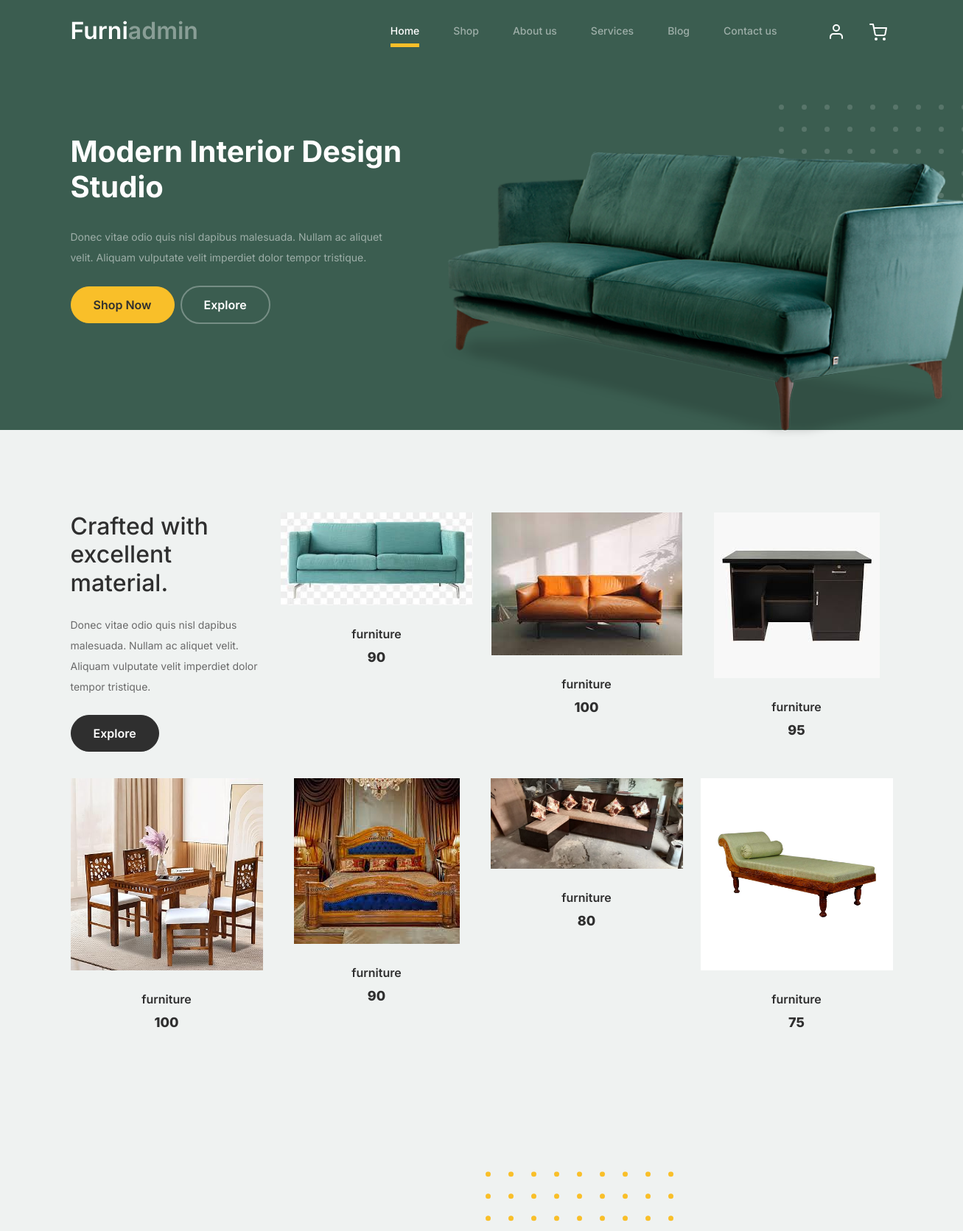
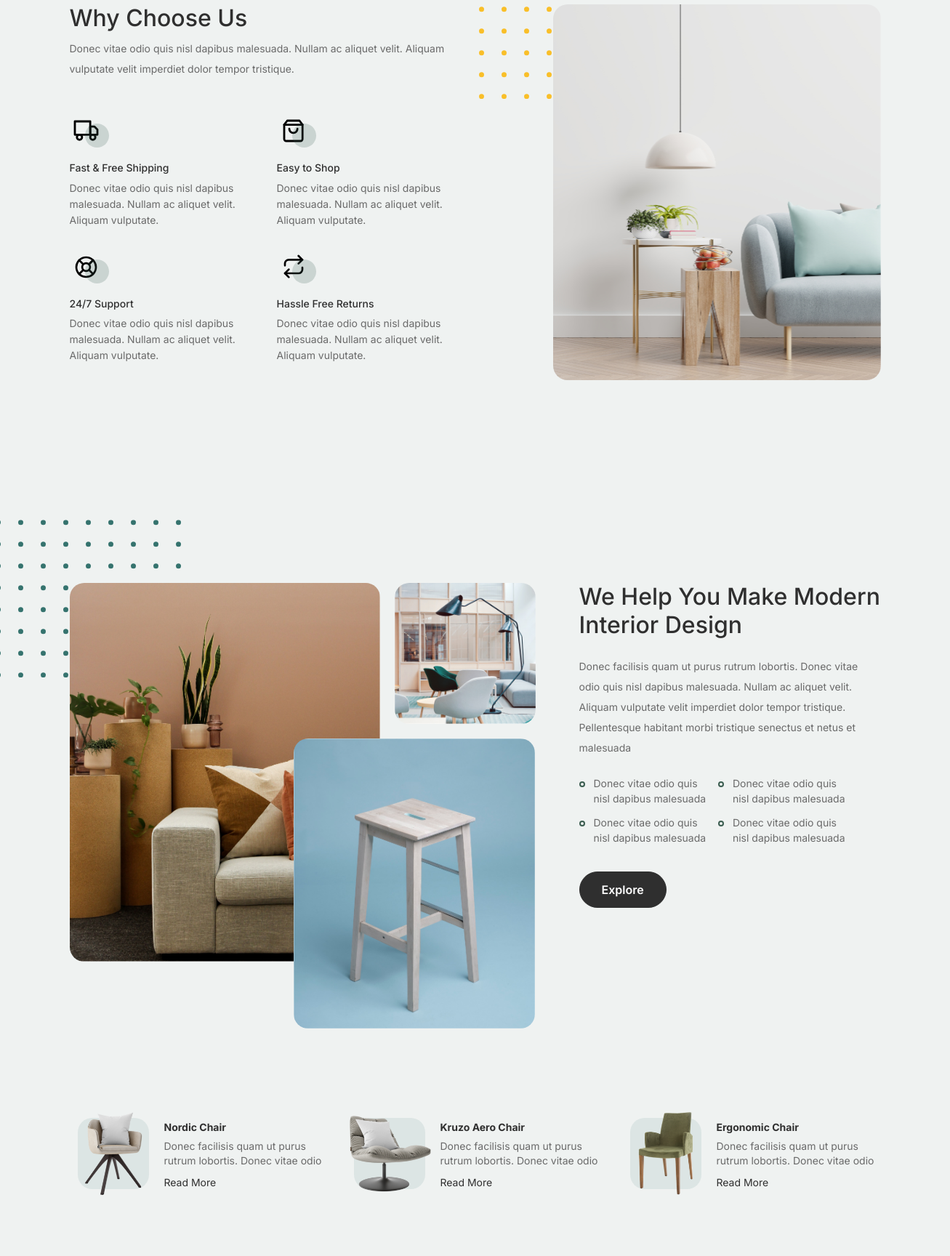
Page /index (signed in, upper part) on the committed database (2 pictures, top to bottom).
### ecomm_app/models.py (models this page shows)
class Product(models.Model):
    admin = models.ForeignKey(User,on_delete=models.CASCADE)
    name = models.CharField(max_length=100, null=True, blank=True)
    stock = models.CharField(max_length=100, null=True, blank=True)
    des = models.TextField(max_length=100, null=True, blank=True)
    price = models.IntegerField(null=True, blank= True)
    image = models.ImageField(upload_to='product_images')
    Category = models.ForeignKey(Category, on_delete=models.CASCADE)

### ecomm_app/views.py (the view)
# urls.py: path('index',views.index,name="index"),
def index(request):
    View =Product.objects.all()
    context={
    'view':View
}
    return render(request,'index.html',context)

### templates/index.html (shortened to what this page needs)
 {% load static %}
<!doctype html>
<html lang="en">
<head>
		<link href="{% static 'css/bootstrap.min.css' %}" rel="stylesheet">
		<link href="{% static 'https://cdnjs.cloudflare.com/ajax/libs/font-awesome/6.0.0-beta3/css/all.min.css' %}" rel="stylesheet">
		<link href="{% static 'css/tiny-slider.css' %}" rel="stylesheet">
		<link href="{% static 'css/style.css' %}" rel="stylesheet">
	</head>
	<body>
		<nav class="custom-navbar navbar navbar navbar-expand-md navbar-dark bg-dark" arial-label="Furni navigation bar">
			<div class="container">
				<a class="navbar-brand" href="index.html">Furni<span>{{request.user.username}}</span></a>
				<div class="collapse navbar-collapse" id="navbarsFurni">
					<ul class="custom-navbar-nav navbar-nav ms-auto mb-2 mb-md-0">
						<li class="nav-item active">
							<a class="nav-link" href="{% url 'index' %}">Home</a>
						</li>
						<li><a class="nav-link" href="{% url 'shop' %}">Shop</a></li>
						<li><a class="nav-link" href="{% url 'about' %}">About us</a></li>
						<li><a class="nav-link" href="{% url 'services' %}">Services</a></li>
						<li><a class="nav-link" href="{% url 'blog' %}">Blog</a></li>
						<li><a class="nav-link" href="{% url 'contact' %}">Contact us</a></li>
					</ul>
					<ul class="custom-navbar-cta navbar-nav mb-2 mb-md-0 ms-5">
						<li><a class="nav-link" href="#"><img src="{% static 'images/user.svg' %}"></a></li>
						<li><a class="nav-link" href="{% url 'view_cart' %}"><img src="{% static 'images/cart.svg' %}"></a></li>
					</ul>
				</div>
			</div>
		</nav>
			<div class="hero">
				<div class="container">
					<div class="row justify-content-between">
						<div class="col-lg-5">
							<div class="intro-excerpt">
								<h1>Modern Interior <span clsas="d-block">Design Studio</span></h1>
								<p class="mb-4">Donec vitae odio quis nisl dapibus malesuada. Nullam ac aliquet velit. Aliquam vulputate velit imperdiet dolor tempor tristique.</p>
								<p><a href="{% url 'shop' %}" class="btn btn-secondary me-2">Shop Now</a><a href="#" class="btn btn-white-outline">Explore</a></p>
							</div>
						</div>
						<div class="col-lg-7">
							<div class="hero-img-wrap">
								<img src="{% static 'images/couch.png' %}" class="img-fluid">
							</div>
						</div>
					</div>
				</div>
			</div>
		<div class="product-section">
			<div class="container">
				<div class="row">
					<div class="col-md-12 col-lg-3 mb-5 mb-lg-0">
						<h2 class="mb-4 section-title">Crafted with excellent material.</h2>
						<p class="mb-4">Donec vitae odio quis nisl dapibus malesuada. Nullam ac aliquet velit. Aliquam vulputate velit imperdiet dolor tempor tristique. </p>
						<p><a href="shop.html" class="btn">Explore</a></p>
					</div>
					{% for i in view %}
					<div class="col-12 col-md-4 col-lg-3 mb-5 mb-md-0">
						<a class="product-item" href="{% url 'single' i.pk %}">
							<img src="{{i.image.url}}" class="img-fluid product-thumbnail">
							<h3 class="product-title">{{i.name}}</h3>
							<strong class="product-price">{{i.price}}</strong>
						</a>
					</div>
					{% endfor%}
				</div>
			</div>
		</div>
		<div class="why-choose-section">
			<div class="container">
				<div class="row justify-content-between">
					<div class="col-lg-6">
						<h2 class="section-title">Why Choose Us</h2>
						<p>Donec vitae odio quis nisl dapibus malesuada. Nullam ac aliquet velit. Aliquam vulputate velit imperdiet dolor tempor tristique.</p>
						<div class="row my-5">
							<div class="col-6 col-md-6">
								<div class="feature">
									<div class="icon">
										<img src="{% static 'images/truck.svg' %}" alt="Image" class="imf-fluid">
									</div>
									<h3>Fast &amp; Free Shipping</h3>
									<p>Donec vitae odio quis nisl dapibus malesuada. Nullam ac aliquet velit. Aliquam vulputate.</p>
								</div>
							</div>
							<div class="col-6 col-md-6">
								<div class="feature">
									<div class="icon">
										<img src="{% static 'images/bag.svg' %}" alt="Image" class="imf-fluid">
									</div>
									<h3>Easy to Shop</h3>
									<p>Donec vitae odio quis nisl dapibus malesuada. Nullam ac aliquet velit. Aliquam vulputate.</p>
								</div>
							</div>
							<div class="col-6 col-md-6">
								<div class="feature">
									<div class="icon">
										<img src="{% static 'images/support.svg' %}" alt="Image" class="imf-fluid">
									</div>
									<h3>24/7 Support</h3>
									<p>Donec vitae odio quis nisl dapibus malesuada. Nullam ac aliquet velit. Aliquam vulputate.</p>
								</div>
							</div>
							<div class="col-6 col-md-6">
								<div class="feature">
									<div class="icon">
										<img src="{% static 'images/return.svg' %}" alt="Image" class="imf-fluid">
									</div>
									<h3>Hassle Free Returns</h3>
									<p>Donec vitae odio quis nisl dapibus malesuada. Nullam ac aliquet velit. Aliquam vulputate.</p>
								</div>
							</div>
						</div>
					</div>
					<div class="col-lg-5">
						<div class="img-wrap">
							<img src="{% static 'images/why-choose-us-img.jpg' %}" alt="Image" class="img-fluid">
						</div>
					</div>
				</div>
			</div>
		</div>
		<div class="we-help-section">
			<div class="container">
				<div class="row justify-content-between">
					<div class="col-lg-7 mb-5 mb-lg-0">
						<div class="imgs-grid">
							<div class="grid grid-1"><img src="{% static 'images/img-grid-1.jpg' %}" alt="Untree.co"></div>
							<div class="grid grid-2"><img src="{% static 'images/img-grid-2.jpg' %}" alt="Untree.co"></div>
							<div class="grid grid-3"><img src="{% static 'images/img-grid-3.jpg' %}" alt="Untree.co"></div>
						</div>
					</div>
					<div class="col-lg-5 ps-lg-5">
						<h2 class="section-title mb-4">We Help You Make Modern Interior Design</h2>
						<p>Donec facilisis quam ut purus rutrum lobortis. Donec vitae odio quis nisl dapibus malesuada. Nullam ac aliquet velit. Aliquam vulputate velit imperdiet dolor tempor tristique. Pellentesque habitant morbi tristique senectus et netus et malesuada</p>
						<ul class="list-unstyled custom-list my-4">
							<li>Donec vitae odio quis nisl dapibus malesuada</li>
							<li>Donec vitae odio quis nisl dapibus malesuada</li>
							<li>Donec vitae odio quis nisl dapibus malesuada</li>
							<li>Donec vitae odio quis nisl dapibus malesuada</li>
						</ul>
						<p><a herf="#" class="btn">Explore</a></p>
					</div>
				</div>
			</div>
		</div>
		<div class="popular-product">
			<div class="container">
				<div class="row">
					<div class="col-12 col-md-6 col-lg-4 mb-4 mb-lg-0">
						<div class="product-item-sm d-flex">
							<div class="thumbnail">
								<img src="{% static 'images/product-1.png' %}" alt="Image" class="img-fluid">
							</div>
							<div class="pt-3">
								<h3>Nordic Chair</h3>
								<p>Donec facilisis quam ut purus rutrum lobortis. Donec vitae odio </p>
								<p><a href="#">Read More</a></p>
							</div>
						</div>
					</div>
					<div class="col-12 col-md-6 col-lg-4 mb-4 mb-lg-0">
						<div class="product-item-sm d-flex">
							<div class="thumbnail">
								<img src="{% static 'images/product-2.png' %}" alt="Image" class="img-fluid">
							</div>
							<div class="pt-3">
								<h3>Kruzo Aero Chair</h3>
								<p>Donec facilisis quam ut purus rutrum lobortis. Donec vitae odio </p>
								<p><a href="#">Read More</a></p>
							</div>
						</div>
					</div>
					<div class="col-12 col-md-6 col-lg-4 mb-4 mb-lg-0">
						<div class="product-item-sm d-flex">
							<div class="thumbnail">
								<img src="{% static 'images/product-3.png' %}" alt="Image" class="img-fluid">
							</div>
							<div class="pt-3">
								<h3>Ergonomic Chair</h3>
								<p>Donec facilisis quam ut purus rutrum lobortis. Donec vitae odio </p>
								<p><a href="#">Read More</a></p>
							</div>
						</div>
					</div>
				</div>
			</div>
		</div>
	</body>
</html>

### rows in the picture
Product: image (picture), name "furniture", price "90"
Product: image (picture), name "furniture", price "100"
Product: image (picture), name "furniture", price "95"
Product: image (picture), name "furniture", price "100"
Product: image (picture), name "furniture", price "90"
Product: image (picture), name "furniture", price "80"
Product: image (picture), name "furniture", price "75"

### other values in the picture
{{ request.user.username }} "admin"
